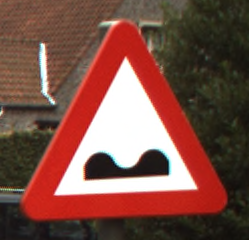
#> input picture Sift implementation/groundTruth/0000.ppm, 249 x 240 px; its folder holds 4 pictures in this run
$ python ROI_Version_SIFT.py   (Python 2 division)
#> lines starting #> are read from the running program, lines starting #| are printed output that depends on the picture
#> (reads Sift implementation/database.csv from the repository)
# import the necessary packages
import numpy as np
import cv2
import argparse
import glob
import csv
import os
import argparse
from pycm import *


class PaintingMatcher:
    def __init__(self, descriptor, groundTruthsPath, ratio = 0.7, minMatches = 40):
        self.descriptor = descriptor
        self.groundTruthsPath = groundTruthsPath
        self.ratio = ratio
        self.minMatches = minMatches
        self.distanceMethod = "BruteForce"
        self.gt_kps = []
        self.gt_descd = []
        self.gt_list = []
        self.getGroundTruthFeatureList()

    # [14 lines left out: function search, not called in this run]

    def getGroundTruthFeatureList(self):
        for groundTruth in self.groundTruthsPath:
            # load the query image, convert it to grayscale, and
            # extract keypoints and descriptors
            painting = cv2.imread(groundTruth)
#> painting is the input picture: shape (240, 249, 3); mean B, G, R 69.2, 79.4, 123.1
            gray = cv2.cvtColor(painting, cv2.COLOR_BGR2GRAY)
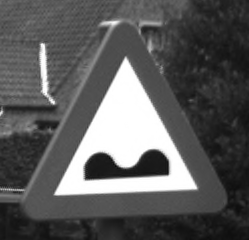
#> gray: shape (240, 249); min 10, max 255, mean 91.3
            #resized_image = cv2.resize(normalized, (32, 32))
            (kps, descs) = self.descriptor.describe(gray)
#> in describe, `(kps, descs) = descriptor.detectAndCompute(image, None)`: kps = 129 keypoints; strongest (x, y, size): (154, 163, 17.6), (128, 120, 50.6), (179, 178, 19.4), (74, 182, 19.6)
#> in describe, `kps = np.float32([kp.pt for kp in kps])`: kps = 129 pairs, first value 3.1 to 242.1, second value 16.42 to 226
            self.gt_kps.append(kps)
            self.gt_descd.append(descs)
            self.gt_list.append(groundTruth)
#> pass 2 of the loop in getGroundTruthFeatureList, `for groundTruth in self.groundTruthsPath:`:
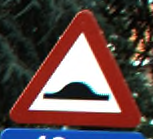
#> input picture Sift implementation/groundTruth/0001.ppm, 153 x 139 px
#> in getGroundTruthFeatureList, painting is the input picture: shape (139, 153, 3); mean B, G, R 71.9, 73, 93.7
#> in getGroundTruthFeatureList, `gray = cv2.cvtColor(painting, cv2.COLOR_BGR2GRAY)`:
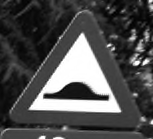
#> gray: shape (139, 153); min 0, max 255, mean 79.1
#> in describe (call 2), `(kps, descs) = descriptor.detectAndCompute(image, None)`: kps = 157 keypoints; strongest (x, y, size): (105, 98, 4.4), (47, 96, 4.2), (146, 62, 3.5), (79, 62, 27.3)
#> in getGroundTruthFeatureList, `(kps, descs) = self.descriptor.describe(gray)`: kps = 157 pairs, first value 3.74 to 150, second value 3.6 to 136.1
#> pass 3 of the loop in getGroundTruthFeatureList, `for groundTruth in self.groundTruthsPath:`:
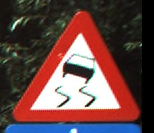
#> input picture Sift implementation/groundTruth/0002.ppm, 154 x 133 px
#> in getGroundTruthFeatureList, painting is the input picture: shape (133, 154, 3); mean B, G, R 70.2, 71.3, 102.2
#> in getGroundTruthFeatureList, `gray = cv2.cvtColor(painting, cv2.COLOR_BGR2GRAY)`:
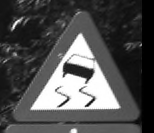
#> gray: shape (133, 154); min 0, max 255, mean 80.4
#> in describe (call 3), `(kps, descs) = descriptor.detectAndCompute(image, None)`: kps = 106 keypoints; strongest (x, y, size): (86, 73, 8.6), (87, 105, 2.3), (70, 69, 8.5), (60, 106, 1.8)
#> in getGroundTruthFeatureList, `(kps, descs) = self.descriptor.describe(gray)`: kps = 106 pairs, first value 3.23 to 139.1, second value 2.73 to 127.2
#> the loop made 4 passes; the first 3 are shown
        print len(self.gt_descd),
        print len(self.gt_kps)
        print "preparing groundtruth has been DONE!"


    # [33 lines left out: function match, not called in this run]

class PaintingDescriptor:

    def __init__(self):
        pass

    def describe(self, image):
	descriptor = cv2.xfeatures2d.SIFT_create()

        # detect keypoints in the image, describing the region
        # surrounding each keypoint, then convert the keypoints
        # to a NumPy array
        (kps, descs) = descriptor.detectAndCompute(image, None)
        kps = np.float32([kp.pt for kp in kps])

        return (kps, descs)


#---- MAIN PART ----
def main():

    # initialize the actual and predicted vectors
    y_act = []
    y_pred = []

    # initialize the database dictionary of groundTruth
    db = {}

    # loop over the database
    for l in csv.reader(open('database.csv')):
        # update the database using the image ID as the key
        db[l[0]] = l[1:]

    ratio = 0.7
    minMatches = 5

    #https://stackoverflow.com/questions/18262293/how-to-open-every-file-in-a-folder?utm_medium=organic&utm_source=google_rich_qa&utm_campaign=google_rich_qa
    # initialize the paintingDescriptor and paintingMatcher
    pd = PaintingDescriptor()
    pm = PaintingMatcher(pd, glob.glob(os.path.join('groundTruth', '*.ppm')) , ratio = ratio, minMatches = minMatches)


    src = 'ROI_queries'
#> (the run stopped early here; a loop or call above may not have finished)
